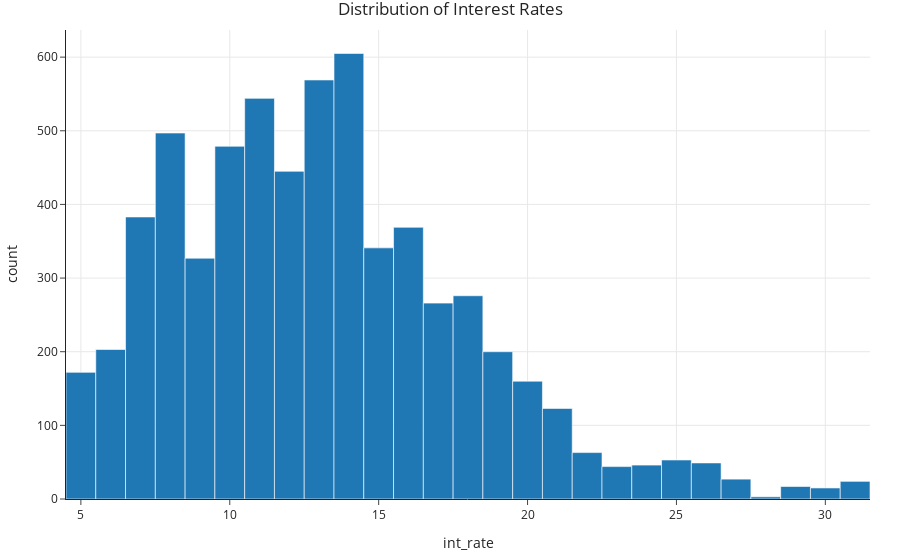

Write notebook code for a chart like this one.
### Markdown cell above
- With fewer bins, we see less detail (and less noise) in the shape of the distribution.<br><small>Play with the slider that appears when you run the cell below!</small>

### Code cell
from ipywidgets import interact
def hist_bins(nbins):
    (
        loans
        .plot(kind='hist', x='int_rate', nbins=nbins, title='Distribution of Interest Rates')
        .show()
    )
interact(hist_bins, nbins=(1, 51));

### Figure 1 — Plotly figure (JSON) as saved in the notebook; plotly's stock layout.template omitted (floating-point values rounded to 4 significant figures; data arrays with more than 128 entries replaced by an {"elided": "..."} marker saying what was removed)
{"data": [{"alignmentgroup": "True", "bingroup": "x", "hovertemplate": "int_rate=%{x}<br>count=%{y}<extra></extra>", "legendgroup": "", "marker": {"color": "#1F77B4", "pattern": {"shape": ""}}, "name": "", "nbinsx": 26, "offsetgroup": "", "orientation": "v", "showlegend": false, "type": "histogram", "x": {"elided": "6300 float values"}, "xaxis": "x", "yaxis": "y"}], "layout": {"barmode": "relative", "legend": {"tracegroupgap": 0}, "title": {"text": "Distribution of Interest Rates"}, "xaxis": {"anchor": "y", "domain": [0, 1], "title": {"text": "int_rate"}}, "yaxis": {"anchor": "x", "domain": [0, 1], "title": {"text": "count"}}}}
